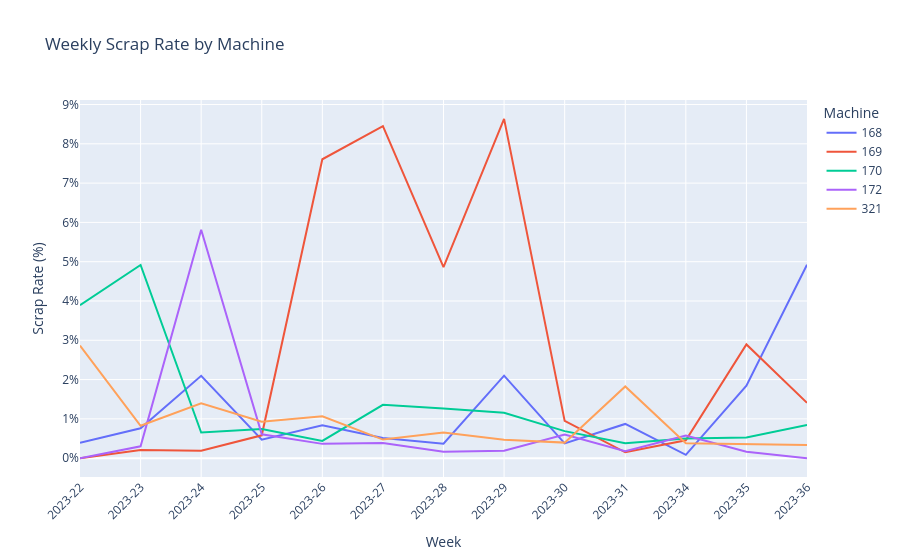

Here is the notebook cell this chart was saved with:
### Code cell
df.head()


c=df.groupby(["WeekOfYear","DeviceID"], as_index=False).agg(
    QuantityProduced=("QuantityProduced","sum"),
    QuantityScrap=("QuantityScrap","sum"),
)

c["ScrapRate"]=c["QuantityScrap"]/c["QuantityProduced"]*100
c.head(10)


fig=px.line(
    c,
    x="WeekOfYear",
    y="ScrapRate",
    color="DeviceID",
    title="Weekly Scrap Rate by Machine",
    labels={
        "WeekOfYear": "Week",
        "ScrapRate": "Scrap Rate (%)",
        "DeviceID": "Machine"
    }
)

fig.update_xaxes(tickangle=-45, automargin=True)
fig.update_yaxes(ticksuffix="%", automargin=True)

fig.show()

### Figure 1 — Plotly figure (JSON) as saved in the notebook; plotly's stock layout.template omitted (floating-point values rounded to 4 significant figures)
{"data": [{"hovertemplate": "Machine=168<br>Week=%{x}<br>Scrap Rate (%)=%{y}<extra></extra>", "legendgroup": "168", "line": {"color": "#636efa", "dash": "solid"}, "marker": {"symbol": "circle"}, "mode": "lines", "name": "168", "orientation": "v", "showlegend": true, "type": "scatter", "x": ["2023-22", "2023-23", "2023-24", "2023-25", "2023-26", "2023-27", "2023-28", "2023-29", "2023-30", "2023-31", "2023-34", "2023-35", "2023-36"], "xaxis": "x", "y": [0.3891, 0.7621, 2.094, 0.4689, 0.8369, 0.5103, 0.3694, 2.099, 0.3766, 0.871, 0.08398, 1.844, 4.92], "yaxis": "y"}, {"hovertemplate": "Machine=169<br>Week=%{x}<br>Scrap Rate (%)=%{y}<extra></extra>", "legendgroup": "169", "line": {"color": "#EF553B", "dash": "solid"}, "marker": {"symbol": "circle"}, "mode": "lines", "name": "169", "orientation": "v", "showlegend": true, "type": "scatter", "x": ["2023-22", "2023-23", "2023-24", "2023-25", "2023-26", "2023-27", "2023-28", "2023-29", "2023-30", "2023-31", "2023-34", "2023-35", "2023-36"], "xaxis": "x", "y": [0.0, 0.2062, 0.1872, 0.5812, 7.606, 8.45, 4.861, 8.635, 0.9471, 0.1497, 0.4531, 2.895, 1.408], "yaxis": "y"}, {"hovertemplate": "Machine=170<br>Week=%{x}<br>Scrap Rate (%)=%{y}<extra></extra>", "legendgroup": "170", "line": {"color": "#00cc96", "dash": "solid"}, "marker": {"symbol": "circle"}, "mode": "lines", "name": "170", "orientation": "v", "showlegend": true, "type": "scatter", "x": ["2023-22", "2023-23", "2023-24", "2023-25", "2023-26", "2023-27", "2023-28", "2023-29", "2023-30", "2023-31", "2023-34", "2023-35", "2023-36"], "xaxis": "x", "y": [3.892, 4.918, 0.6529, 0.7445, 0.4394, 1.359, 1.264, 1.154, 0.688, 0.3773, 0.4979, 0.5259, 0.8471], "yaxis": "y"}, {"hovertemplate": "Machine=172<br>Week=%{x}<br>Scrap Rate (%)=%{y}<extra></extra>", "legendgroup": "172", "line": {"color": "#ab63fa", "dash": "solid"}, "marker": {"symbol": "circle"}, "mode": "lines", "name": "172", "orientation": "v", "showlegend": true, "type": "scatter", "x": ["2023-22", "2023-23", "2023-24", "2023-25", "2023-26", "2023-27", "2023-28", "2023-29", "2023-30", "2023-31", "2023-34", "2023-35", "2023-36"], "xaxis": "x", "y": [0.0, 0.3009, 5.814, 0.6058, 0.3635, 0.3858, 0.1622, 0.1864, 0.5987, 0.1781, 0.5786, 0.1623, 0.0], "yaxis": "y"}, {"hovertemplate": "Machine=321<br>Week=%{x}<br>Scrap Rate (%)=%{y}<extra></extra>", "legendgroup": "321", "line": {"color": "#FFA15A", "dash": "solid"}, "marker": {"symbol": "circle"}, "mode": "lines", "name": "321", "orientation": "v", "showlegend": true, "type": "scatter", "x": ["2023-22", "2023-23", "2023-24", "2023-25", "2023-26", "2023-27", "2023-28", "2023-29", "2023-30", "2023-31", "2023-34", "2023-35", "2023-36"], "xaxis": "x", "y": [2.864, 0.8241, 1.397, 0.9257, 1.067, 0.4732, 0.6536, 0.4676, 0.3952, 1.825, 0.3798, 0.3465, 0.3321], "yaxis": "y"}], "layout": {"legend": {"title": {"text": "Machine"}, "tracegroupgap": 0}, "title": {"text": "Weekly Scrap Rate by Machine"}, "xaxis": {"anchor": "y", "automargin": true, "domain": [0.0, 1.0], "tickangle": -45, "title": {"text": "Week"}}, "yaxis": {"anchor": "x", "automargin": true, "domain": [0.0, 1.0], "ticksuffix": "%", "title": {"text": "Scrap Rate (%)"}}}}
